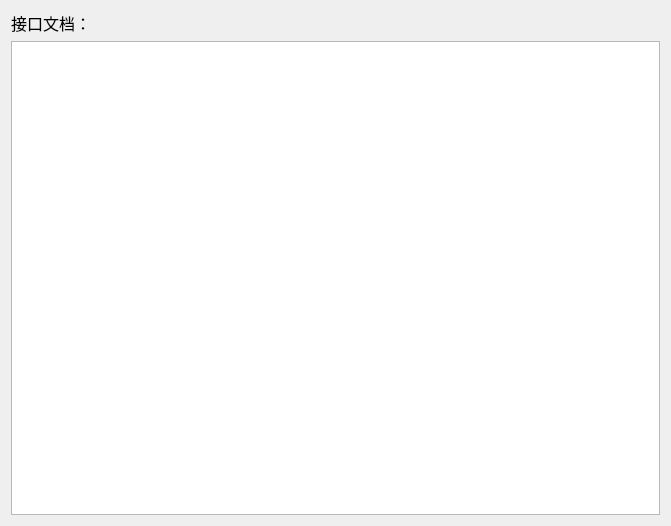
<?xml version="1.0" encoding="UTF-8"?>
<ui version="4.0">
 <class>Form</class>
 <widget class="QWidget" name="Form">
  <property name="geometry">
   <rect>
    <x>0</x>
    <y>0</y>
    <width>671</width>
    <height>526</height>
   </rect>
  </property>
  <property name="windowTitle">
   <string>Form</string>
  </property>
  <layout class="QGridLayout" name="gridLayout">
   <item row="0" column="0">
    <widget class="QLabel" name="label">
     <property name="font">
      <font>
       <family>Consolas</family>
       <pointsize>12</pointsize>
      </font>
     </property>
     <property name="text">
      <string>接口文档：</string>
     </property>
    </widget>
   </item>
   <item row="1" column="0">
    <widget class="QPlainTextEdit" name="plainTextEdit">
     <property name="font">
      <font>
       <family>Consolas</family>
       <pointsize>12</pointsize>
      </font>
     </property>
    </widget>
   </item>
  </layout>
 </widget>
 <resources/>
 <connections/>
</ui>
